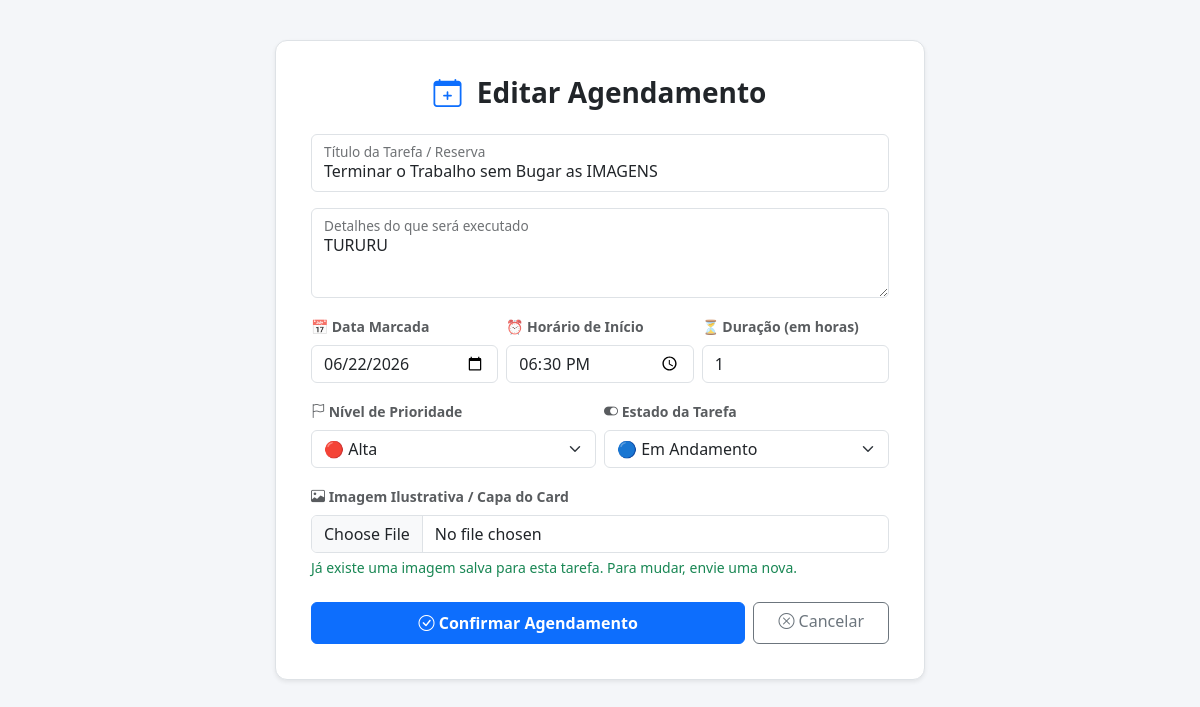
/index.php?acao=editar&id=8, run on the app's committed database.
### tables this page shows
CREATE TABLE `tarefas` (
  `id` int(11) NOT NULL,
  `titulo` varchar(150) NOT NULL,
  `descricao` text DEFAULT NULL,
  `prioridade` enum('Alta','Média','Baixa') NOT NULL DEFAULT 'Média',
  `status_tarefa` varchar(50) DEFAULT 'Agendada',
  `data_limite` date DEFAULT NULL,
  `criado_em` timestamp NOT NULL DEFAULT current_timestamp(),
  `imagem` varchar(255) DEFAULT NULL,
  `data_tarefa` date DEFAULT NULL,
  `hora_tarefa` time DEFAULT NULL,
  `duracao` int(11) DEFAULT NULL
);

### controllers/TarefaController.php (called while the page is built, shortened)
<?php
require_once 'models/Tarefa.php';
class TarefaController
{
    private $modelo;
    public function __construct()
    {
        $this->modelo = new Tarefa();
    }
    public function editar()
    {
        $id = $_GET['id'];
        $tarefa = $this->modelo->buscarPorId($id);
        require_once 'views/tarefas/formulario.php';
    }
}

### config/database.php (called while the page is built)
<?php
class Database
{
    private $host = 'localhost';
    private $nomeBanco = 'mvc_tarefas';
    private $usuario = 'root';
    private $senha = '';
    public function connect()
    {
        try {
            $conexao = new PDO(
                "mysql:host={$this->host};dbname={$this->nomeBanco};charset=utf8",
                $this->usuario,
                $this->senha
            );
            $conexao->setAttribute(PDO::ATTR_ERRMODE, PDO::ERRMODE_EXCEPTION);
            return $conexao;
        } catch (PDOException $erro) {
            die('Erro na conexão com o banco de dados: ' . $erro->getMessage());
        }
    }
}

### models/Tarefa.php (called while the page is built, shortened)
<?php
require_once 'config/database.php';
class Tarefa
{
    private $conexao;
    public function __construct()
    {
        $bancoDeDados = new Database();
        $this->conexao = $bancoDeDados->connect();
    }
    public function buscarPorId($id)
    {
        $sql = "SELECT * FROM tarefas WHERE id = :id";
        $comando = $this->conexao->prepare($sql);
        $comando->bindValue(':id', $id, PDO::PARAM_INT);
        $comando->execute();
        return $comando->fetch(PDO::FETCH_ASSOC);
    }
}

### views/tarefas/formulario.php (the view, shortened to what this page needs)
<!DOCTYPE html>
<html lang="pt-br">
<head>
    <link href="https://cdn.jsdelivr.net/npm/bootstrap@5.3.0/dist/css/bootstrap.min.css" rel="stylesheet">
    <link rel="stylesheet" href="https://cdn.jsdelivr.net/npm/bootstrap-icons@1.11.1/font/bootstrap-icons.css">
</head>
<body>
    <div class="container">
        <div class="form-container shadow-sm border">
            <h3 class="mb-4 text-center text-dark fw-bold">
                <i class="bi bi-calendar-plus text-primary me-2"></i>
                <?= isset($tarefa) ? 'Editar Agendamento' : 'Novo Agendamento de Tarefa' ?>
            </h3>
            <form action="index.php?acao=<?= isset($tarefa) ? 'atualizar' : 'salvar' ?>" method="POST" enctype="multipart/form-data">
                <div class="form-floating mb-3">
                    <input type="text" name="titulo" class="form-control" id="titulo" placeholder="Título" value="<?= $tarefa['titulo'] ?? '' ?>" required>
                    <label for="titulo">Título da Tarefa / Reserva</label>
                </div>
                <div class="form-floating mb-3">
                    <textarea name="descricao" class="form-control" id="descricao" placeholder="Descrição" style="height: 90px;"><?= $tarefa['descricao'] ?? '' ?></textarea>
                    <label for="descricao">Detalhes do que será executado</label>
                </div>
                <div class="row g-2 mb-3">
                    <div class="col-md-4">
                        <label class="form-label text-muted small fw-bold">📅 Data Marcada</label>
                        <input type="date" name="data_tarefa" class="form-control" value="<?= $tarefa['data_tarefa'] ?? '' ?>" required>
                    </div>
                    <div class="col-md-4">
                        <label class="form-label text-muted small fw-bold">⏰ Horário de Início</label>
                        <input type="time" name="hora_tarefa" class="form-control" value="<?= $tarefa['hora_tarefa'] ?? '' ?>" required>
                    </div>
                    <div class="col-md-4">
                        <label class="form-label text-muted small fw-bold">⏳ Duração (em horas)</label>
                        <input type="number" name="duracao" class="form-control" min="1" placeholder="Ex: 2" value="<?= $tarefa['duracao'] ?? '1' ?>" required>
                    </div>
                </div>
                <div class="row g-2 mb-3">
                    <div class="col-md-6">
                        <label class="form-label text-muted small fw-bold"><i class="bi bi-flag"></i> Nível de Prioridade</label>
                        <select name="prioridade" class="form-select">
                            <option value="Alta" <?= (isset($tarefa) && $tarefa['prioridade'] == 'Alta') ? 'selected' : '' ?>>🔴 Alta</option>
                        </select>
                    </div>
                    <div class="col-md-6">
                        <label class="form-label text-muted small fw-bold"><i class="bi bi-toggle-on"></i> Estado da Tarefa</label>
                        <select name="status_tarefa" class="form-select">
                            <option value="Em Andamento" <?= (isset($tarefa) && $tarefa['status_tarefa'] == 'Em Andamento') ? 'selected' : '' ?>>🔵 Em Andamento</option>
                        </select>
                    </div>
                </div>
                <div class="mb-4">
                    <label class="form-label text-muted small fw-bold"><i class="bi bi-image"></i> Imagem Ilustrativa / Capa do Card</label>
                    <input type="file" name="imagem" class="form-control" accept="image/*">
                    <?php if(!empty($tarefa['imagem'])): ?>
                        <div class="form-text text-success">Já existe uma imagem salva para esta tarefa. Para mudar, envie uma nova.</div>
                    <?php endif; ?>
                </div>
                <div class="d-flex gap-2">
                    <button type="submit" class="btn btn-primary flex-grow-1 py-2 fw-bold"><i class="bi bi-check-circle"></i> Confirmar Agendamento</button>
                    <a href="index.php?acao=listar" class="btn btn-outline-secondary px-4"><i class="bi bi-x-circle"></i> Cancelar</a>
                </div>
            </form>
        </div>
    </div>
</body>
</html>

### views/tarefas/formulario.php (style rules this page uses)
body { background-color: #f4f6f9; }
.form-container { max-width: 650px; margin: 40px auto; background: white; padding: 35px; border-radius: 12px; }

### data on the page
tarefas: titulo "Terminar o Trabalho sem Bugar as IMAGENS", descricao "TURURU", data_tarefa "06/22/2026", hora_tarefa "18:30:00", duracao "1", prioridade "🔴 Alta", status_tarefa "🔵 Em Andamento"
